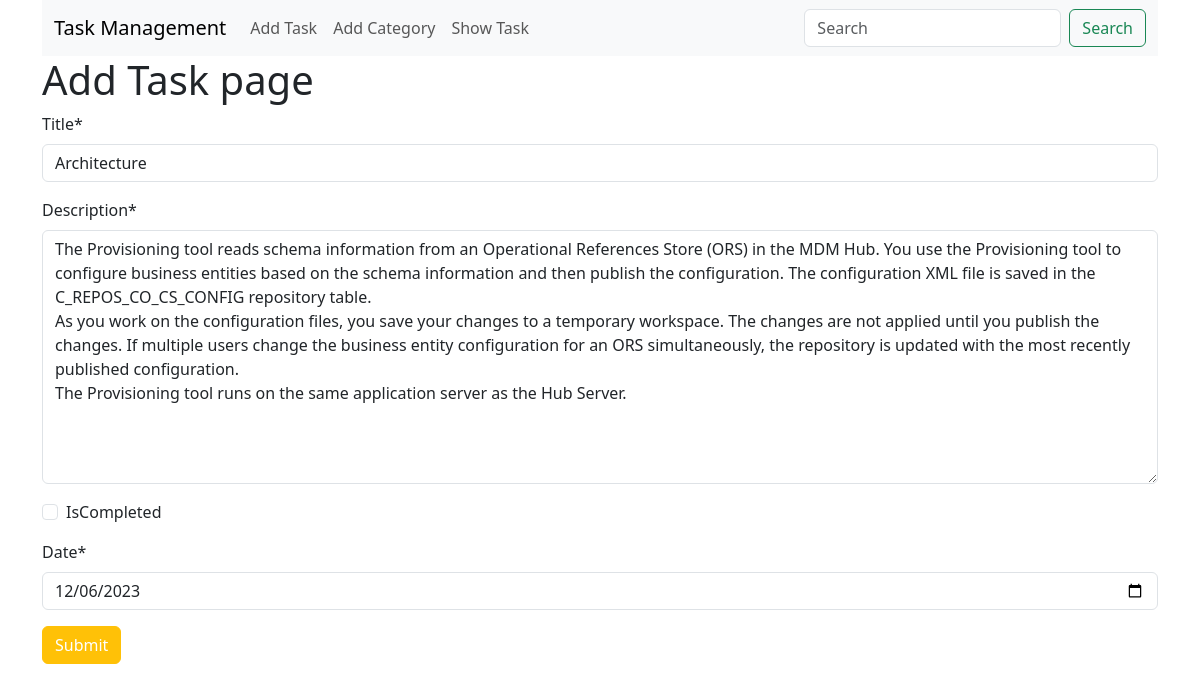
Page /task/edit/3 on the committed database.
### task/models.py (models this page shows, shortened)
class TaskModel(models.Model):
    title = models.CharField(max_length=100)
    description = models.TextField()
    isCompleted = models.BooleanField(default=False)
    date = models.DateField()

### task/views.py (the view)
# urls.py: path('edit/<int:id>',views.edit_task,name='edit_task'),
def edit_task(request,id):
    task = models.TaskModel.objects.get(pk=id)
    task_form = forms.TaskForm(instance=task)
    if request.method == 'POST':
        task_form = forms.TaskForm(request.POST,instance=task)
        if task_form.is_valid():
            print(task_form.cleaned_data)
            task_form.save()
            return redirect('show_task')
    return render(request, 'task.html',{'form':task_form})

### task/forms.py
class TaskForm(forms.ModelForm):
    class Meta:
        model = TaskModel
        fields = '__all__'
        widgets = {
            'date': forms.DateInput(attrs={'type': 'date'}),
        }

### task/templates/task.html (shortened to what this page needs)
{% extends "base.html" %} {% block content %} {% load static %} {% load crispy_forms_tags %}
<form method="POST" enctype="multipart/form-data">
    <h1>Add Task page</h1>
    {{ form | crispy }}
    <button type="submit" class="btn btn-warning text-white">Submit</button>
</form>
{% endblock %}

### rows in the picture
TaskModel: title "Architecture", description "The Provisioning tool reads schema information from an Operational References Store (ORS) in the MDM Hub. You use the Provisioning tool to configure business entities based on the schema information and then publish the configuration. The configuration XML file is saved in the C_REPOS_CO_CS_CONFIG repository table. As you work on the configuration files, you save your changes to a temporary workspace. The changes are not applied until you publish the changes. If multiple users change the business entity configuration for an ORS simultaneously, the repository is updated with the most recently published configuration. The Provisioning tool runs on the same application server as the Hub Server.", date "12/06/2023"
